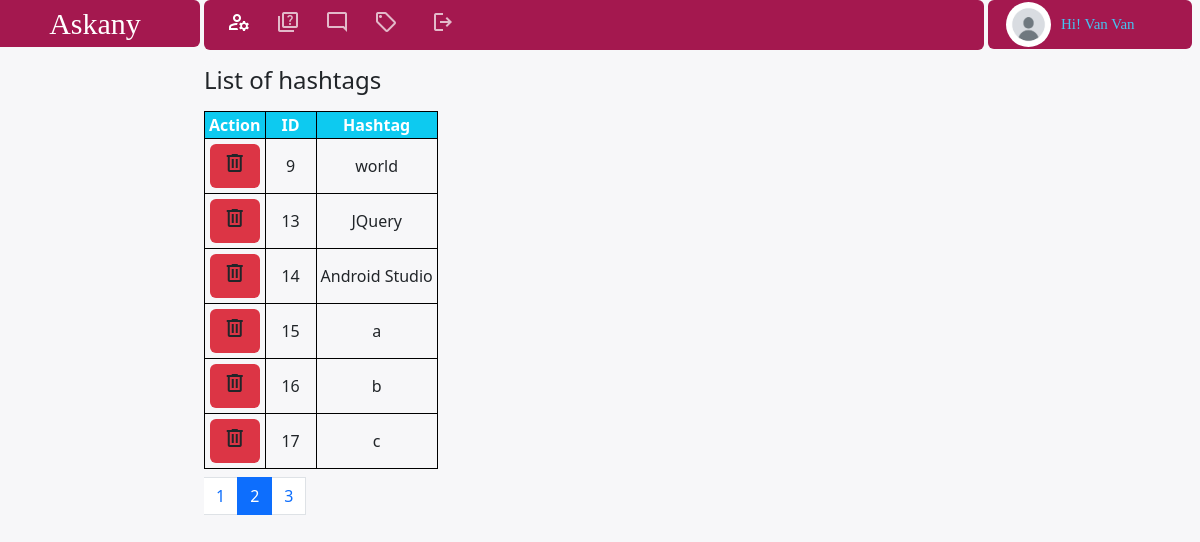
/admin/hashtag.php?page=2 (signed in), run on the app's committed database.
### tables this page shows
CREATE TABLE IF NOT EXISTS `users` (
  `username` char(20) NOT NULL,
  `password` char(255) DEFAULT NULL,
  `joined_at` date DEFAULT NULL,
  `description` text,
  `firstname` char(20) DEFAULT NULL,
  `lastname` char(20) DEFAULT NULL,
  `avatar` text,
  `role` varchar(20) NOT NULL DEFAULT 'user',
  PRIMARY KEY (`username`)
);

CREATE TABLE IF NOT EXISTS `hashtags` (
  `id_hashtag` int NOT NULL AUTO_INCREMENT,
  `name` varchar(20) DEFAULT NULL,
  PRIMARY KEY (`id_hashtag`),
  UNIQUE KEY `name` (`name`)
);

### modules/Template.php (called while the page is built, shortened)
<?php
class Template {
    public function View($view,$data=[] ) {
        extract($data);
        include(BASE_PATH."../view/$view.php");
    }
    public function Render($view,$data=[]) {
        extract($data);
        include(BASE_PATH."/view/blocks/$view.php");
        return ob_get_clean();
    }
}

### modules/User.php (called while the page is built, shortened)
<?php
   class User extends Database
   {
       public function getUserByUsername($username)
       {
           try {
               $sql = parent::$connection->prepare("SELECT * FROM USERS WHERE username=?");
               $sql->bind_param("s", $username);
               $user = parent::select($sql);
               if (!empty($user)) {
                   return $user[0];
               }
           } catch (\Throwable $th) {
               echo ("Thất bại, có lỗi xảy ra trong Module/User/getUserByUsername: " . $th);
               return false;
           }
       }
   }
   ?>

### modules/Database.php (called while the page is built, shortened)
<?php
class Database {
    public function select($sql) {
        $sql->execute();
        $item=$sql->get_result()->fetch_all(MYSQLI_ASSOC);
        return $item;
    }
}

### modules/HashTag.php (called while the page is built, shortened)
<?php
class HashTag extends Database {
    public function getTagsInPage($startPage,$perPage) {
        $sql=parent::$connection->prepare("SELECT * FROM hashtags limit $startPage,$perPage");
        return parent::select($sql);
    }
    public function getAllTags() {
        $sql=parent::$connection->prepare("SELECT * FROM hashtags");
        return parent::select($sql);
    }
}

### view/blocks/tag-list.php (the view, shortened to what this page needs)
<h4 class='mt-2'>List of hashtags</h4>
<table class="mt-3 mb-2 idListUsers">
    <tr>
        <th class="px-1 bg-info text-white text-center">Action</th>
        <th class="px-3 bg-info text-white text-center">ID</th>
        <th class="px-1 bg-info text-white text-center">Hashtag</th>
    </tr>
    <?php
    foreach ($tags as $tag) {
        ?>
        <tr>
            <td class='text-center'>
                <a href="#" class="btn bg-danger mb-1 mt-1">
                    <span class="material-symbols-outlined">
                    </span></a>
            </td>
            <td class='px-1 text-center'>
                <?php echo ($tag['id_hashtag']); ?>
            </td>
            <td class='px-1 text-center' style="overflow-wrap:anywhere">
                <?php echo ($tag['name']); ?>
            </td>
        </tr>
    <?php } ?>
</table>
<nav aria-label="...">
  <ul class="pagination">
    <?php
        for($i=0;$i<$numOfPage;$i++) {
            if($i==$page-1) {
                echo('<li class="page-item active"><a class="page-link" href="hashtag.php?page='.($i+1).'">'.($i+1).'</a></li>');
            } else {
                echo('<li class="page-item"><a class="page-link" href="hashtag.php?page='.($i+1).'">'.($i+1).'</a></li>');
            }
        }
    ?>
  </ul>
</nav>

### view/home-admin.php (shortened to what this page needs)
<!DOCTYPE html>
<html lang="en">
<head>
  <link href="https://cdn.jsdelivr.net/npm/bootstrap@5.3.2/dist/css/bootstrap.min.css" rel="stylesheet"
>
  <link rel="stylesheet" href="../public/styles/styles.css?v=<?php echo time(); ?>">
  <link rel="stylesheet" href="https://cdnjs.cloudflare.com/ajax/libs/font-awesome/4.7.0/css/font-awesome.min.css">
  <link rel="stylesheet" href="//cdnjs.cloudflare.com/ajax/libs/fancybox/2.1.5/jquery.fancybox.min.css" media="screen">
</head>
<body>
  <nav class="navbar navbar-expand-lg p-0 mb-2">
    <div class="container-fluid container-fluid-none">
      <div class="row row-none">
        <div class="col-sm-2">
          <div id="nav-logo-admin">
            <a href="admin.php" class="text-decoration-none text-white">Askany</a>
          </div>
        </div>
        <div class="col-sm-9">
          <div class="container-fluid nav-edit-admin d-flex">
            <div class="collapse navbar-collapse" id="navbarSupportedContent">
              <ul class="navbar-nav me-auto mb-2 mb-lg-0">
                <li class="nav-item icon-active">
                  <a class="nav-link" aria-current="page" href="admin.php">
                    <span class="material-symbols-outlined fa">
                    </span>
                  </a>
                </li>
                <li class="nav-item">
                  <a class="nav-link" aria-current="page" href="question.php">
                    <span class="fa material-symbols-outlined">
                    </span>
                  </a>
                </li>
                <li class="nav-item">
                  <a class="nav-link" aria-current="page" href="answer.php">
                    <span class="fa material-symbols-outlined">
                    </span>
                  </a>
                </li>
                <li class="nav-item">
                  <a class="nav-link" aria-current="page" href="hashtag.php">
                    <span class="fa material-symbols-outlined">
                    </span>
                  </a>
                </li>
                <li class="nav-item">
                  <a class="nav-link" aria-current="page" href="../public/index.php">
                    <span class="ms-2 fa material-symbols-outlined">
                    </span>
                  </a>
                </li>
              </ul>
            </div>
          </div>
        </div>
        <div class="col-sm-1">
          <div id="nav-login-admin" class='text-start'>
            <?php if (!empty($_SESSION['username'])) {
              $userAdmin = (new User())->getUserByUsername($_SESSION['username']);
              if (!empty($userAdmin['avatar'])) {
                echo ('<img src="../public/avatar/' . $userAdmin['avatar'] . '" class="ms-3 avatar" alt="">');
              } else {
                echo ('<img src="../public/avatar/default.png" class="ms-3 avatar" alt="">');
              }
              echo ('<p class="mb-0" style="font-size:15px">Hi! ' . ucwords($userAdmin['lastname'] . ' ' . $userAdmin['firstname']) . '</p>');
            } ?>
          </div>
        </div>
      </div>
    </div>
  </nav>
  <div class="container-fluid container-fluid-none">
    <div class="row">
      <div class="col-2-sm leftBar overflow-auto">
      </div>
      <div class="col-10-sm midContent-admin overflow-auto" id="homePageContent">
        <?php
        if (!empty($slot2)) {
          echo ($slot2);
        }
        ?>
      </div>
    </div>
  </div>
</body>
</html>

### public/styles/styles.css (style rules this page uses)
:root { --backgroundComponent: #fff; --purple: #684be2; --downVote: #cc5017; --blue:#46C3F0; --backgroundBody: #f7f7f9; --contentWidth: 65vw; --leftWidh:17.5vw; --rightWidth:17vw; --noneColor:#000; --textSmSize:12px ; --textNSize:15px ; --borderRad:12px; --halfBorderRad:6px; --bgBadges:#17a2b8; --bdBadgeWarning:#ffc107; --navbarRed:#a4184f; }
table { padding-top: 20px; }
th , td,tr { border: 1px solid #000; }
body { display: block; width: 99vw; background-color: var(--backgroundBody); }
.nav-edit-admin { width: var(--contentWidth); height: 50px; border-radius: var(--halfBorderRad); box-sizing: border-box; background-color: var(--navbarRed); color: var(--navbarRed); }
.col-sm-2,.col-sm-9, .col-sm-1 { padding:0 2px; margin: 0px; }
.row-none>* { width: auto; }
.fa { color: var(--backgroundComponent); }
.nav-item { margin-left:1 ; padding: 0px 6px; opacity: 70%; }
.icon-active { opacity: 100% !important; }
.container-fluid-none { padding: 0px; }
.navbar-expand-lg .navbar-nav .nav-link { padding-left: 5px; }
.text-white { color:var(--backgroundComponentackground); }
#nav-logo-admin { font-size: 30px ; font-family: serif; width: var(--leftWidh); text-align: center; padding: 1px; background-color: var(--navbarRed); border-radius: var(--halfBorderRad); }
#nav-login-admin { display: flex; align-items: center; font-size: 20px ; font-family: serif; color:var(--blue); width: var(--rightWidth); padding: 2px; background-color: var(--navbarRed); border-radius: var(--halfBorderRad); }
.leftBar { width: var(--leftWidh); height:90vh; border-radius: var(--borderRad); margin:0 3px; padding:0px; box-sizing: border-box; padding-bottom: 10px; }
.midContent-admin { width:82vw; height:90vh; background: var(--backgroundBody); border-radius: var(--borderRad); padding:0px; box-sizing: border-box; }
.avatar { border-radius: 50%; height: 45px; width: 45px; margin-right: 10px; box-shadow: var(--backgroundComponent) 10px; }
#homePageContent, .leftBar { scroll-behavior: smooth; }

### data on the page
users: lastname+firstname "Van Van"
hashtags: id_hashtag "9", name "world"
hashtags: id_hashtag "13", name "JQuery"
hashtags: id_hashtag "14", name "Android Studio"
hashtags: id_hashtag "15", name "a"
hashtags: id_hashtag "16", name "b"
hashtags: id_hashtag "17", name "c"
